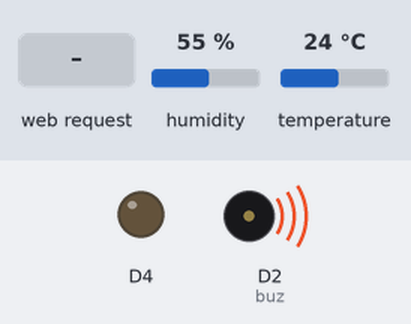
A sketch run on a simulated ESP8266 (NodeMCU). On the bench: output pins drawn as LEDs (lit = HIGH), buzzer (waves = sounding, pin HIGH). The inputs (shaded band) are chosen by the test bench; at power-on: humidity 55 %, temperature 24 °C. WiFi joins after 1.5 s; servers stay silent unless stated; what the sketch prints to the serial monitor is not drawn.

Above: at 2.7 s.
2.8 s: HTTP request GET /buz=ON received
At 3.7 s:
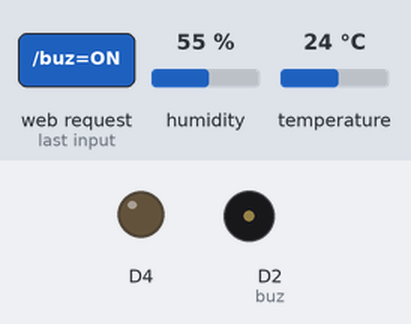
4.3 s: HTTP request GET /buz=OFF received
At 4.9 s:
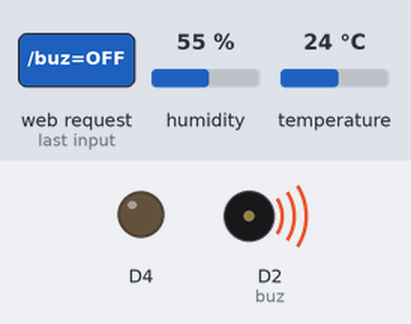
Timing chart, 0 to 7.3 s (numbered marks = the images above; inputs shaded):
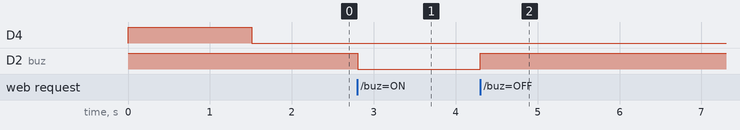

Measured:
- after the input at 2.8 s, D2 (buz): HIGH → LOW at once
- after the input at 4.3 s, D2 (buz): LOW → HIGH at once

The sketch:

somyaLIGHTSbyWEB.ino
```cpp
#include <ESP8266WiFi.h>
#include <DHT.h>
DHT MyDht(D3, DHT11); //Pin which is used to Get data from DHT11 Sensor


const char* ssid = "Som";
const char* password = "11111111";

int buz = D2; // Buzzer connected to D0
WiFiServer server(80);

void setup()
{
  pinMode(D4, 1);
  Serial.begin(115200);
  MyDht.begin();
  pinMode(buz, OUTPUT);
  digitalWrite(buz, HIGH);
  digitalWrite(D4, 1);


  Serial.print("Connecting to the Newtork");
  WiFi.begin(ssid, password);
  while (WiFi.status() != WL_CONNECTED)
  {
   // digitalWrite(D4, 1);
    delay(500);
   // digitalWrite(D4, 0);
    Serial.print(".");
  }
  Serial.println("WiFi connected");
  server.begin();  // Starts the Server
  Serial.println("Server started");

  Serial.print("IP Address of network: "); // Prints IP address on Serial Monitor
  Serial.println(WiFi.localIP());
  Serial.print("Copy and paste the following URL: https://");
  Serial.print(WiFi.localIP());
  //Serial.println("/");
/*  digitalWrite(buz, HIGH);
  delay(1000);
  digitalWrite(buz, LOW); */
  digitalWrite(D4,0);

}

void loop()
{
  int t = MyDht.readTemperature();
  int h = MyDht.readHumidity();
  WiFiClient client = server.available();
  if (!client)
  {
    return;
  }
  Serial.println("Waiting for new client");
  while(!client.available())
  {
    delay(1);
  }

  String request = client.readStringUntil('\r');
  Serial.println(request);
  client.flush();

  int value = LOW;
  if(request.indexOf("/buz=ON") != -1)
  {
    digitalWrite(buz, LOW); // Turn ON buz
    value = HIGH;
  }
  if(request.indexOf("/buz=OFF") != -1)
  {
    digitalWrite(buz, HIGH); // Turn OFF buz
    value = LOW;
  }

/*------------------HTML Page Creation---------------------*/

  client.println("HTTP/1.1 200 OK"); // standalone web server with an ESP8266
  client.println("Content-Type: text/html");
  client.println("");
  client.println("<!DOCTYPE HTML>");
  client.println("<html>");

  client.println("<center>SOMYA JAISWAL<\center>");
  client.println("LIGHTS ONLINE");
  client.println("<br>");
  client.println("LIGHTS : ");

  if(value == HIGH)
  {
    client.print("ON");
  }
  else
  {
    client.print("OFF");
  }
  client.println("<br><br>");

  client.println("<br><br>");
  client.println("<a href=\"/buz=ON\"\"><button>ON</button></a>");
  client.println("<br><br><br>");
  client.println("<a href=\"/buz=OFF\"\"><button>OFF</button></a><br />");
  client.println("</html>");

  delay(1);
  Serial.println("Client disonnected");
  Serial.println("");
}
```
